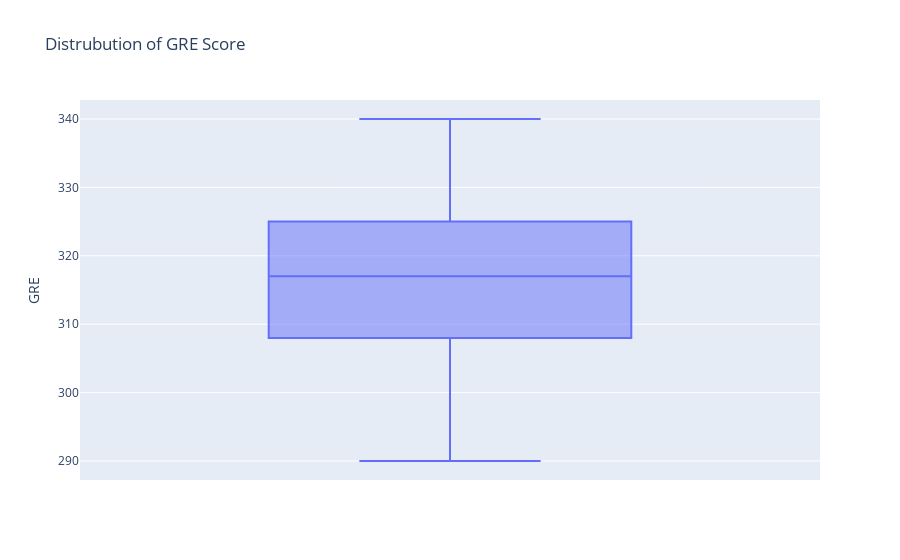

Source (notebook cell):
### Code cell
fig = px.box(df,y="GRE",title=f"Distrubution of GRE Score")
fig.show()

### Figure 1 — Plotly figure (JSON) as saved in the notebook; plotly's stock layout.template omitted (floating-point values rounded to 4 significant figures; data arrays with more than 128 entries replaced by an {"elided": "..."} marker saying what was removed)
{"data": [{"alignmentgroup": "True", "hovertemplate": "GRE=%{y}<extra></extra>", "legendgroup": "", "marker": {"color": "#636efa"}, "name": "", "notched": false, "offsetgroup": "", "orientation": "v", "showlegend": false, "type": "box", "x0": " ", "xaxis": "x", "y": {"elided": "500 int values"}, "y0": " ", "yaxis": "y"}], "layout": {"boxmode": "group", "legend": {"tracegroupgap": 0}, "title": {"text": "Distrubution of GRE Score"}, "xaxis": {"anchor": "y", "domain": [0, 1]}, "yaxis": {"anchor": "x", "domain": [0, 1], "title": {"text": "GRE"}}}}
